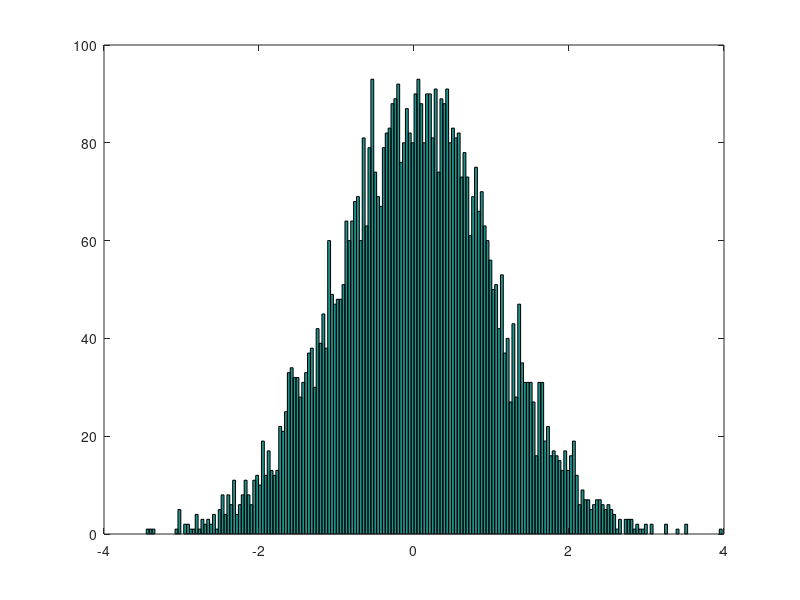

The MATLAB source for this figure: (Note: this script raises an error after producing the figure.)
%%  Framework for Generating toy datasets with known variations
%   Behrang Mehrparvar
%   behrang.mehrparvar@gmail.com

%   This code generates a dataset with two normal distributions

%   Please refer to thesis/paper for more details

%  Generate Dataset
setting1.count = 6000;      % number of samples


%   noise
setting1.noise.parameter = 0.001;

mu1 = 0;
sigma1 = 1;

v1 = normrnd(mu1,sigma1,setting1.count,1)

v = v1;

figure;hist(v,200);

% Save Dataset
filename = 'dataset0.mat';
if(~exist('folder_data'))
    folder_data = '\data\';
end
data_raw = v; data_var = v; setting = setting1;
save(fullfile(pwd,folder_data, filename),'data_raw','data_var','setting');